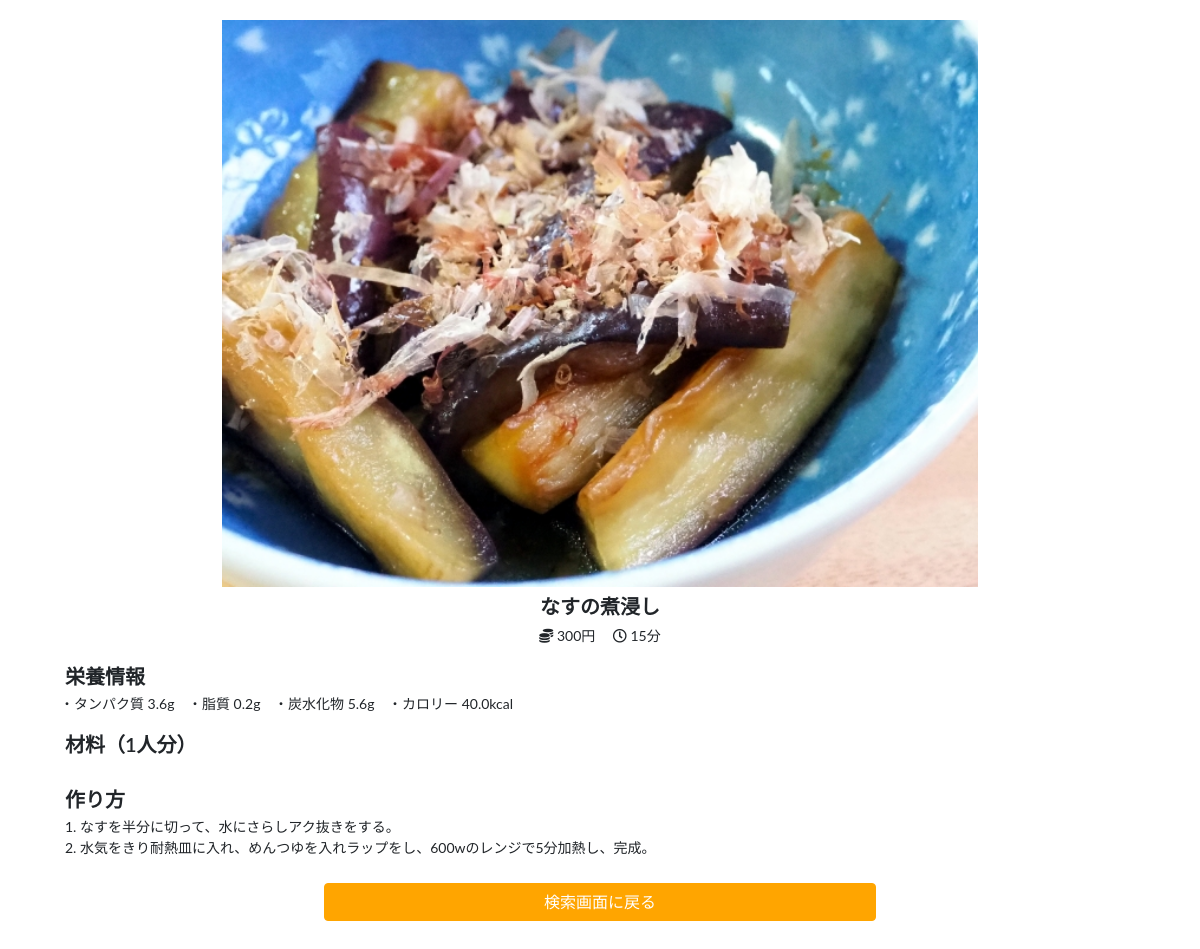
Before: /detail/9/ with the older database file.
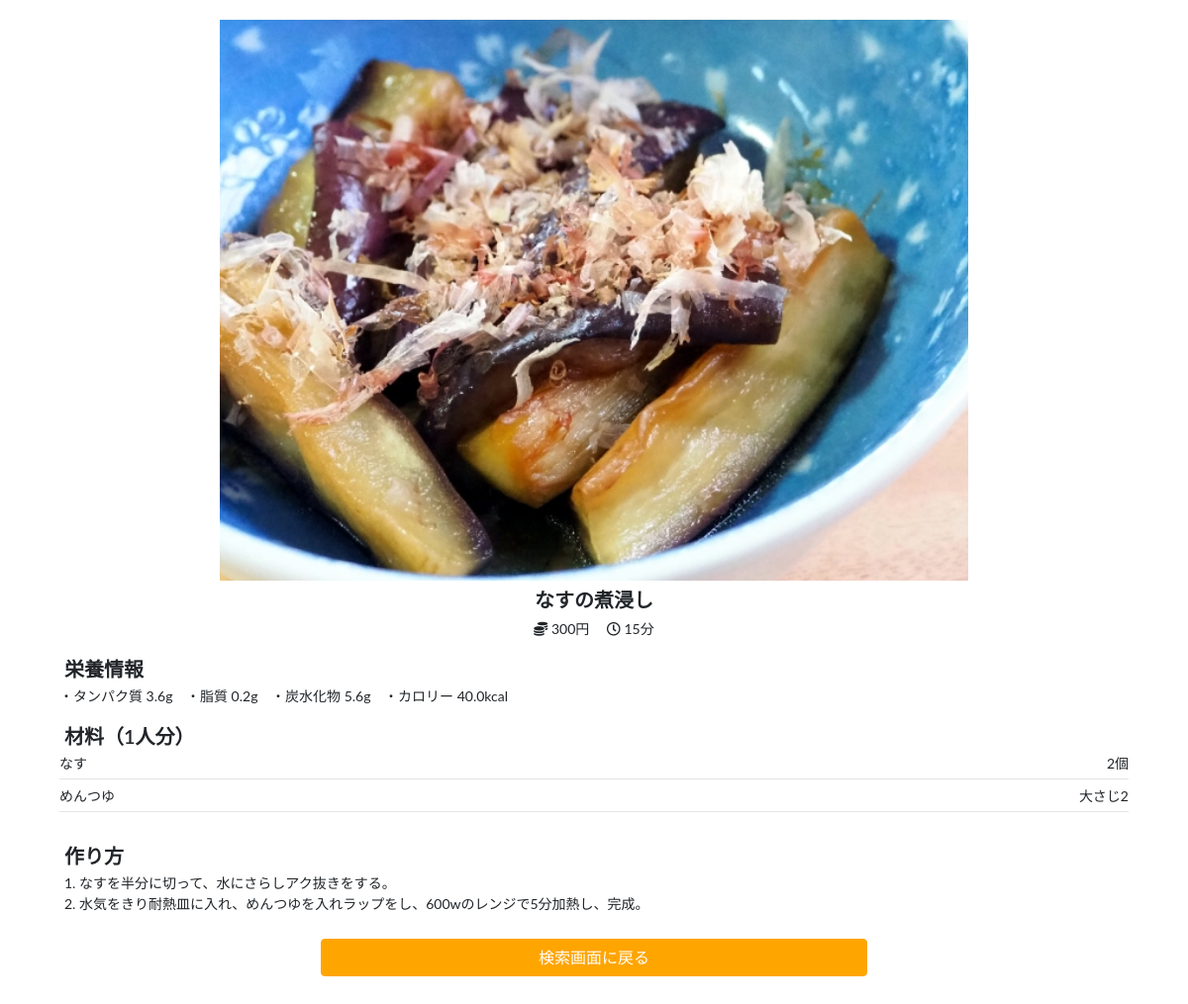
After: the same page with the newer database file.
### recipe/models.py (models this page shows)
class Material(models.Model):
    small_genre = models.ForeignKey(Small_Genre, on_delete=models.CASCADE)
    name = models.CharField(max_length = 100, unique=True)
    menu = models.ManyToManyField(Menu, through='Menu_Material',)
    def __str__(self):
        return self.name

### recipe/views.py (the view)
# urls.py: path('detail/<int:menu_id>/', views.detail, name='detail'),
def detail(request, menu_id):
    menus = Menu.objects.get(id = menu_id)
    materials = []
    search_keys = list(Menu_Material.objects.filter(menu=menu_id).values('material', 'amount'))
    for key in search_keys:
        material_name = str(Material.objects.get(id=key['material']))
        materials.append({'name':material_name, 'amount':key['amount']})
    return render(request, 'recipe/detail.html',{'menus':menus,'materials':materials})

### recipe/templates/recipe/detail.html (shortened to what this page needs)
<!DOCTYPE html>
<html lang="ja">
    <head>
        <link rel="stylesheet" href="https://use.fontawesome.com/releases/v5.15.4/css/all.css">
        <link href="https://cdn.jsdelivr.net/npm/bootstrap@5.0.0-beta1/dist/css/bootstrap.min.css" rel="stylesheet">
    </head>
    <body>
        <div class = "main">
            <div>
                <img src="/{{ menus.img }}"  class ="menu_img">
            </div>
            <div>
                <h2 class = "menu_name">{{ menus.name }}</h2>
                <div class = "cost_time">
                    <i class="fas fa-coins"></i>
                    {{ menus.cost }}円
                    <i class="far fa-clock"></i>
                    {{ menus.time }}分
                </div>
            </div>
            <div class = "nutrition_info">
                <h3 class = "sub_title">栄養情報</h3>
                <span class = "nut">・タンパク質 {{ menus.protein }}g</span>
                <span class = "nut">・脂質 {{ menus.fat }}g</span>
                <span class = "nut">・炭水化物 {{ menus.carbohydrate }}g</span>
                <span class = "nut">・カロリー {{ menus.cal }}kcal</span>
            </div>
            <div class = "materials">
                <h3 class = "sub_title">材料（1人分）</h3>
                <div class = "material">
                    {% for material in materials %}
                    <div class = "material_detail">
                        <span class =  "material_name">{{ material.name }}</span>
                        <span class = "material_amount">{{ material.amount }}</span>
                    </div>
                    {% endfor %}
                </div>
            </div>
            <br>
            <div class = "howto_make">
                <h3 class = "sub_title">作り方</h3>
                <p>{{ menus.process | linebreaksbr }}</p>
            </div>
            <div class="row py-3 form-group row justify-content-center">
                <a href="/" class="col-md-2 mx-1 my-1 btn btn-primary">検索画面に戻る</a>
            </div>
        </div>
    </body>
</html>

Changed rows visible on the page:
now on this page (row unchanged): Material: name "なす"
added Material: name "めんつゆ"
Other visible differences:
new list line: "2個"
new list line: "大さじ2"
